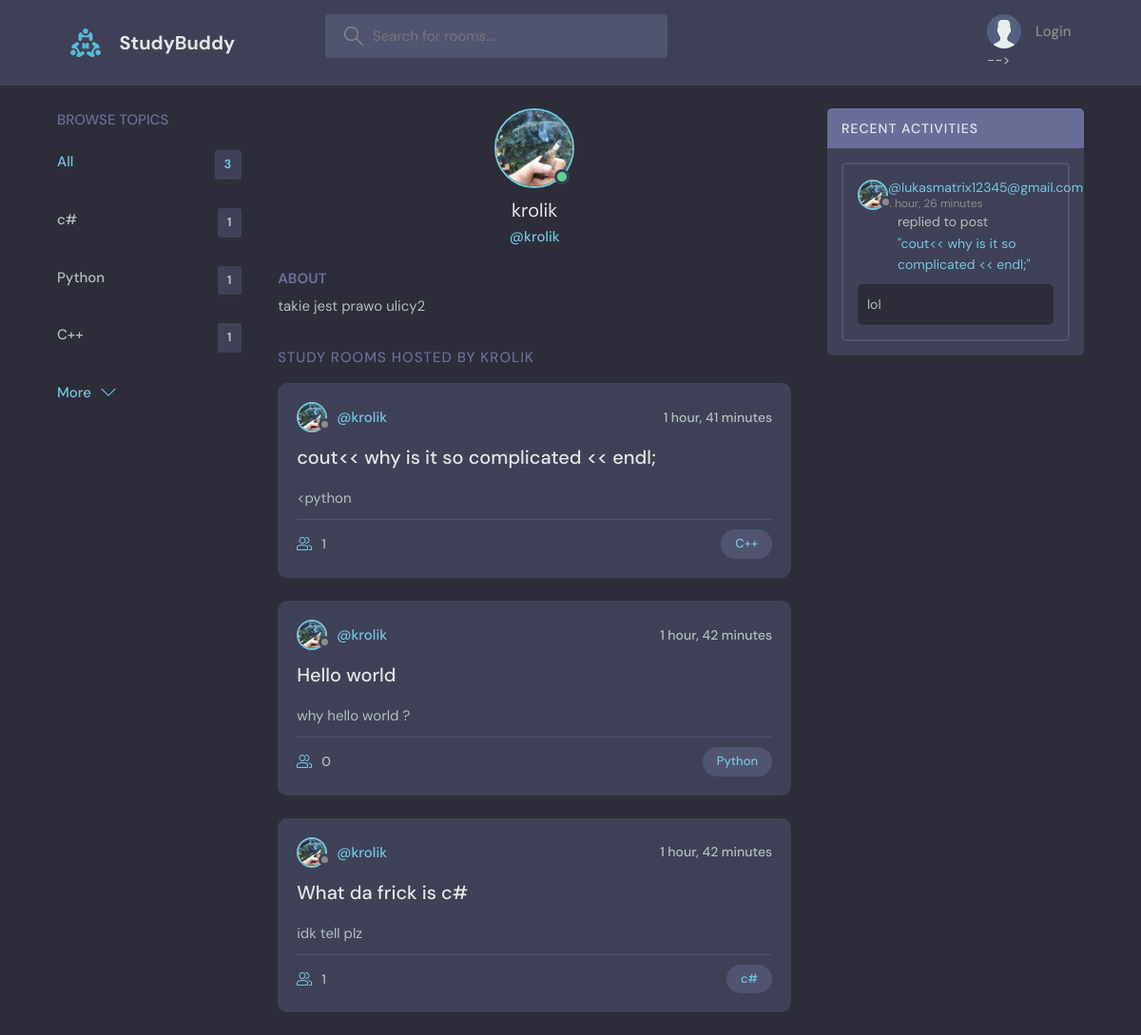
Page /profile/1/ on the committed database.
### base/models.py (models this page shows, shortened)
class Topic(models.Model):
    name=models.CharField(max_length=200)

class User(AbstractUser):
    name=models.CharField(max_length=200, null=True)
    email = models.EmailField(unique=True,null=True)
    bio=models.TextField(null=True)
    avatar=models.ImageField(null=True, default="avatar.svg")
    USERNAME_FIELD = 'email'
    REQUIRED_FIELDS = []

class Room(models.Model):
    host=models.ForeignKey(User, on_delete=models.SET_NULL, null=True)
    topic = models.ForeignKey(Topic, on_delete=models.SET_NULL, null=True)
    name = models.CharField(max_length=200)
    description = models.TextField(null=True, blank=True)
    updated = models.DateTimeField(auto_now=True)
    created = models.DateTimeField(auto_now_add=True)
    participants = models.ManyToManyField(User, related_name='participants', blank=True)
    class Meta:
        ordering = ['-updated', '-created']
    def __str__(self):
        return self.name #  what to write when print()

class Message(models.Model):
    user = models.ForeignKey(User, on_delete=models.CASCADE)
    room = models.ForeignKey(Room, on_delete=models.CASCADE)  # CASCADE - if room is deleted all messages are deleted
    body = models.TextField()
    updated = models.DateTimeField(auto_now=True)
    created = models.DateTimeField(auto_now_add=True)
    class Meta:
        ordering = ['-updated', '-created']
    def __str__(self):
        return self.body[0:50]

### base/views.py (the view)
# urls.py: path('profile/<str:pk>/', views.userProfile, name="user_profile"),
def userProfile(request, pk):
    user = User.objects.get(id=pk)
    rooms = user.room_set.all()
    room_message = user.message_set.all()
    topics = Topic.objects.all()
    context = {'user': user, 'rooms': rooms, 'room_messages': room_message, 'topics': topics}
    return render(request, 'base/profile.html', context)

### base/templates/base/profile.html (shortened to what this page needs)
{% extends 'main.html' %}
{% block content %}
<main class="profile-page layout layout--3">
    <div class="container">
        {% include 'base/topics_component.html' %}
        <div class="roomList">
            <div class="profile">
                <div class="profile__avatar">
                    <div class="avatar avatar--large active">
                        <img src="{{user.avatar.url}}"/>
                    </div>
                </div>
                <div class="profile__info">
                    <h3>{{user.username}}</h3>
                    <p>@{{user.username}}</p>
                </div>
                <div class="profile__about">
                    <h3>About</h3>
                    <p>
                        {{user.bio}}
                    </p>
                </div>
            </div>
            <div class="roomList__header">
                <div>
                    <h2>Study Rooms Hosted by {{user.username}}
                    </h2>
                </div>
            </div>
            {% include 'base/feed_component.html' %}
        </div>
        {% include 'base/activity_component.html' %}
    </div>
</main>
{% endblock content %}

### templates/main.html (shortened to what this page needs)
<!DOCTYPE html>
{% load static %}
<html lang="en">
<head>
    <link rel="stylesheet" href="{% static 'styles/style.css' %}"/>
</head>
<body>
{% include 'navbar.html' %}
{% block content%}
{% endblock %}
</body>
</html>

### templates/navbar.html (shortened to what this page needs)
{% load static %}
<header class="header header--loggedIn">
    <div class="container">
        <a href="{% url 'home' %}" class="header__logo">
            <img src="{% static 'images/logo.svg' %}" />
            <h1>StudyBuddy</h1>
        </a>
        <form class="header__search" method="GET" action="{% url 'home' %}">
            <label>
                <input name="q" placeholder="Search for rooms..."/>
            </label>
        </form>
        <nav class="header__menu">
            {% if request.user.is_authenticated %}
            <div class="header__user">
                <a href="{% url 'user_profile' request.user.id %}">
                    <div class="avatar avatar--medium active">
                        <img src="{{request.user.avatar.url}}"/>
                    </div>
                    <p>{{request.user.username}} <span>@{{request.user.username}}</span></p>
                </a>
                <button class="dropdown-button">
                    <svg version="1.1" xmlns="http://www.w3.org/2000/svg" width="32" height="32" viewBox="0 0 32 32">
                        <title>chevron-down</title>
                        <path d="M16 21l-13-13h-3l16 16 16-16h-3l-13 13z"></path>
                    </svg>
                </button>
            </div>
            {% else %}
            <a href="{% url 'login' %}">
              <img src="{% static 'images/avatar.svg' %}" />
              <p>Login</p>
            </a> -->
            {% endif %}
        </nav>
    </div>
</header>

### base/templates/base/topics_component.html
<div class="topics">
    <div class="topics__header">
        <h2>Browse Topics</h2>
    </div>
    <ul class="topics__list">
        <li>
            <a href="{% url 'home' %}" class="active">All <span>{{topics.count}}</span></a>
        </li>
        {% for topic in topics %}
        <li>
            <a href="{% url 'home' %}?q={{topic.name}}">{{topic.name}}<span>{{topic.room_set.all.count}}</span></a>
            {% endfor %}
    </ul>
    <a class="btn btn--link" href="{% url 'topics' %}">
        More
        <svg version="1.1" xmlns="http://www.w3.org/2000/svg" width="32" height="32" viewBox="0 0 32 32">
            <title>chevron-down</title>
            <path d="M16 21l-13-13h-3l16 16 16-16h-3l-13 13z"></path>
        </svg>
    </a>
</div>

### base/templates/base/feed_component.html (shortened to what this page needs)
    {% for room in rooms %}
    <div class="roomListRoom">
        <div class="roomListRoom__header">
            <a href="{% url 'user_profile' room.host.id %}" class="roomListRoom__author">
                <div class="avatar avatar--small">
                    <img src="{{room.host.avatar.url}}"/>
                </div>
                <span>@{{room.host.username}}</span>
            </a>
            <div class="roomListRoom__actions">
                <span>{{room.created|timesince}}</span>
            </div>
        </div>
        <div class="roomListRoom__content">
            <a href="{% url 'room' room.id %}">{{room.name}}</a>
            <p>
                {{room.description|truncatewords:30}}
            </p>
        </div>
        <div class="roomListRoom__meta">
            <a href="{% url 'room' room.id %}" class="roomListRoom__joined">
                {{room.participants.all.count}}
            </a>
            <p class="roomListRoom__topic"><a href="{% url 'home' %}?q={{room.topic.name}}">{{room.topic.name}}</a></p>
        </div>
    </div>
    {% endfor %}

### base/templates/base/activity_component.html (shortened to what this page needs)
<div class="activities">
    <div class="activities__header">
        <h2>Recent Activities</h2>
    </div>
    {% for message in room_messages %}
    <div class="activities__box">
        <div class="activities__boxHeader roomListRoom__header">
            <a href="profile.html" class="roomListRoom__author">
                <div class="avatar avatar--small">
                    <img src="{{message.user.avatar.url}}"/>
                </div>
                <p>
                    <a href="{% url 'user_profile' message.user.id %}">@{{message.user}}</a>
                    <span>{{message.created|timesince}}</span>
                </p>
            </a>
        </div>
        <div class="activities__boxContent">
            <p>replied to post <a href="{% url 'room' message.room.id %}">"{{message.room}}"</a></p>
            <div class="activities__boxRoomContent">
                <p>{{message|truncatewords:75}}</p>
            </div>
        </div>
    </div>
    {% endfor %}
</div>

### rows in the picture
Topic: name "c#", room_set.all.count "1"
Topic: name "Python", room_set.all.count "1"
Topic: name "C++", room_set.all.count "1"
User: avatar (picture), username "krolik", bio "takie jest prawo ulicy2", username "KROLIK"
Room: host.avatar (picture), host.username "krolik", created "1 hour, 41 minutes", name "cout<< why is it so complicated << endl;", description "<python", participants.all.count "1", topic.name "C++"
Room: host.avatar (picture), host.username "krolik", created "1 hour, 42 minutes", name "Hello world", description "why hello world ?", participants.all.count "0", topic.name "Python"
Room: host.avatar (picture), host.username "krolik", created "1 hour, 42 minutes", name "What da frick is c#", description "idk tell plz", participants.all.count "1", topic.name "c#"
Message: user.avatar (picture), user "lukasmatrix12345@gmail.com", created "1 hour, 26 minutes", room "cout<< why is it so complicated << endl;", body "lol"

### other values in the picture
{{ topics.count }} "3"
